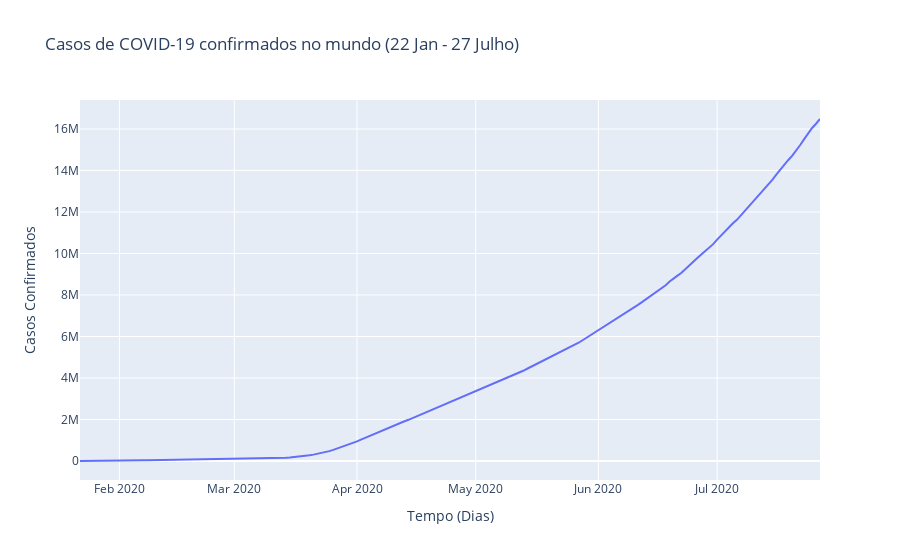

Notebook code cell kept with this figure:
### Markdown cell above
#### 3.1 Casos confirmados

### Code cell
fig = go.Figure()
fig.add_trace(go.Scatter(x=df_daywise['Date'], y=df_daywise['Confirmed']))
fig.update_layout(title="Casos de COVID-19 confirmados no mundo (22 Jan - 27 Julho)",
                  xaxis_title = "Tempo (Dias)",
                  yaxis_title = "Casos Confirmados"

)
fig.show()

### Figure 1 — Plotly figure (JSON) as saved in the notebook; plotly's stock layout.template omitted (floating-point values rounded to 4 significant figures; data arrays with more than 128 entries replaced by an {"elided": "..."} marker saying what was removed)
{"data": [{"type": "scatter", "x": {"elided": "188 str values"}, "y": {"elided": "188 int values"}}], "layout": {"title": {"text": "Casos de COVID-19 confirmados no mundo (22 Jan - 27 Julho)"}, "xaxis": {"title": {"text": "Tempo (Dias)"}}, "yaxis": {"title": {"text": "Casos Confirmados"}}}}
